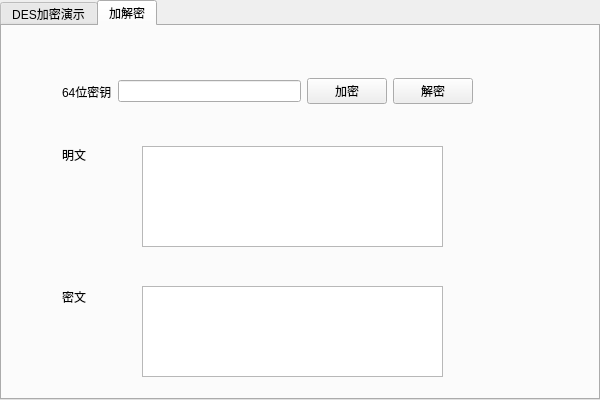
<?xml version="1.0" encoding="UTF-8"?>
<ui version="4.0">
 <class>DesUi</class>
 <widget class="QTabWidget" name="DesUi">
  <property name="geometry">
   <rect>
    <x>0</x>
    <y>0</y>
    <width>600</width>
    <height>400</height>
   </rect>
  </property>
  <property name="windowTitle">
   <string>TabWidget</string>
  </property>
  <property name="currentIndex">
   <number>1</number>
  </property>
  <widget class="QWidget" name="tab">
   <attribute name="title">
    <string>DES加密演示</string>
   </attribute>
   <widget class="QLabel" name="label">
    <property name="geometry">
     <rect>
      <x>110</x>
      <y>30</y>
      <width>58</width>
      <height>18</height>
     </rect>
    </property>
    <property name="text">
     <string>64位明文</string>
    </property>
   </widget>
   <widget class="QLabel" name="label_2">
    <property name="geometry">
     <rect>
      <x>280</x>
      <y>30</y>
      <width>58</width>
      <height>18</height>
     </rect>
    </property>
    <property name="text">
     <string>64位密钥</string>
    </property>
   </widget>
   <widget class="QLabel" name="label_3">
    <property name="geometry">
     <rect>
      <x>120</x>
      <y>280</y>
      <width>58</width>
      <height>21</height>
     </rect>
    </property>
    <property name="text">
     <string>64位密文</string>
    </property>
   </widget>
   <widget class="QLineEdit" name="lineEdit_mText">
    <property name="geometry">
     <rect>
      <x>80</x>
      <y>60</y>
      <width>113</width>
      <height>26</height>
     </rect>
    </property>
    <property name="autoFillBackground">
     <bool>false</bool>
    </property>
   </widget>
   <widget class="QLineEdit" name="lineEdit_Key">
    <property name="geometry">
     <rect>
      <x>250</x>
      <y>60</y>
      <width>113</width>
      <height>26</height>
     </rect>
    </property>
   </widget>
   <widget class="QLineEdit" name="lineEdit_cText">
    <property name="geometry">
     <rect>
      <x>200</x>
      <y>280</y>
      <width>201</width>
      <height>26</height>
     </rect>
    </property>
    <property name="echoMode">
     <enum>QLineEdit::Normal</enum>
    </property>
    <property name="readOnly">
     <bool>true</bool>
    </property>
   </widget>
   <widget class="QPushButton" name="pushButton_Encrypt">
    <property name="geometry">
     <rect>
      <x>420</x>
      <y>60</y>
      <width>60</width>
      <height>26</height>
     </rect>
    </property>
    <property name="text">
     <string>加密</string>
    </property>
   </widget>
   <widget class="QPushButton" name="pushButton_IpSub">
    <property name="geometry">
     <rect>
      <x>169</x>
      <y>125</y>
      <width>91</width>
      <height>26</height>
     </rect>
    </property>
    <property name="text">
     <string>初始置换</string>
    </property>
   </widget>
   <widget class="QPushButton" name="pushButton_Iter16">
    <property name="geometry">
     <rect>
      <x>169</x>
      <y>165</y>
      <width>91</width>
      <height>26</height>
     </rect>
    </property>
    <property name="text">
     <string>十六轮加密变换</string>
    </property>
   </widget>
   <widget class="QPushButton" name="pushButton_InvIpSub">
    <property name="geometry">
     <rect>
      <x>169</x>
      <y>205</y>
      <width>91</width>
      <height>26</height>
     </rect>
    </property>
    <property name="text">
     <string>终结置换</string>
    </property>
   </widget>
   <widget class="QPushButton" name="pushButton_KeyGen">
    <property name="geometry">
     <rect>
      <x>300</x>
      <y>130</y>
      <width>80</width>
      <height>101</height>
     </rect>
    </property>
    <property name="text">
     <string>密钥生成演示</string>
    </property>
   </widget>
  </widget>
  <widget class="QWidget" name="tab_2">
   <attribute name="title">
    <string>加解密</string>
   </attribute>
   <widget class="QLabel" name="label_4">
    <property name="geometry">
     <rect>
      <x>60</x>
      <y>120</y>
      <width>58</width>
      <height>18</height>
     </rect>
    </property>
    <property name="text">
     <string>明文</string>
    </property>
   </widget>
   <widget class="QLabel" name="label_6">
    <property name="geometry">
     <rect>
      <x>60</x>
      <y>260</y>
      <width>58</width>
      <height>21</height>
     </rect>
    </property>
    <property name="text">
     <string>密文</string>
    </property>
   </widget>
   <widget class="QTextEdit" name="textEdit_mText2">
    <property name="geometry">
     <rect>
      <x>140</x>
      <y>120</y>
      <width>301</width>
      <height>101</height>
     </rect>
    </property>
   </widget>
   <widget class="QTextEdit" name="textEdit_cText2">
    <property name="geometry">
     <rect>
      <x>140</x>
      <y>260</y>
      <width>301</width>
      <height>91</height>
     </rect>
    </property>
   </widget>
   <widget class="QWidget" name="horizontalLayoutWidget">
    <property name="geometry">
     <rect>
      <x>60</x>
      <y>50</y>
      <width>411</width>
      <height>31</height>
     </rect>
    </property>
    <layout class="QHBoxLayout" name="horizontalLayout">
     <item>
      <widget class="QLabel" name="label_5">
       <property name="text">
        <string>64位密钥</string>
       </property>
      </widget>
     </item>
     <item>
      <widget class="QLineEdit" name="lineEdit_Key2"/>
     </item>
     <item>
      <widget class="QPushButton" name="pushButton_Encrypt_2">
       <property name="text">
        <string>加密</string>
       </property>
      </widget>
     </item>
     <item>
      <widget class="QPushButton" name="pushButton_Decrypt_2">
       <property name="text">
        <string>解密</string>
       </property>
      </widget>
     </item>
    </layout>
   </widget>
  </widget>
 </widget>
 <resources/>
 <connections/>
</ui>
